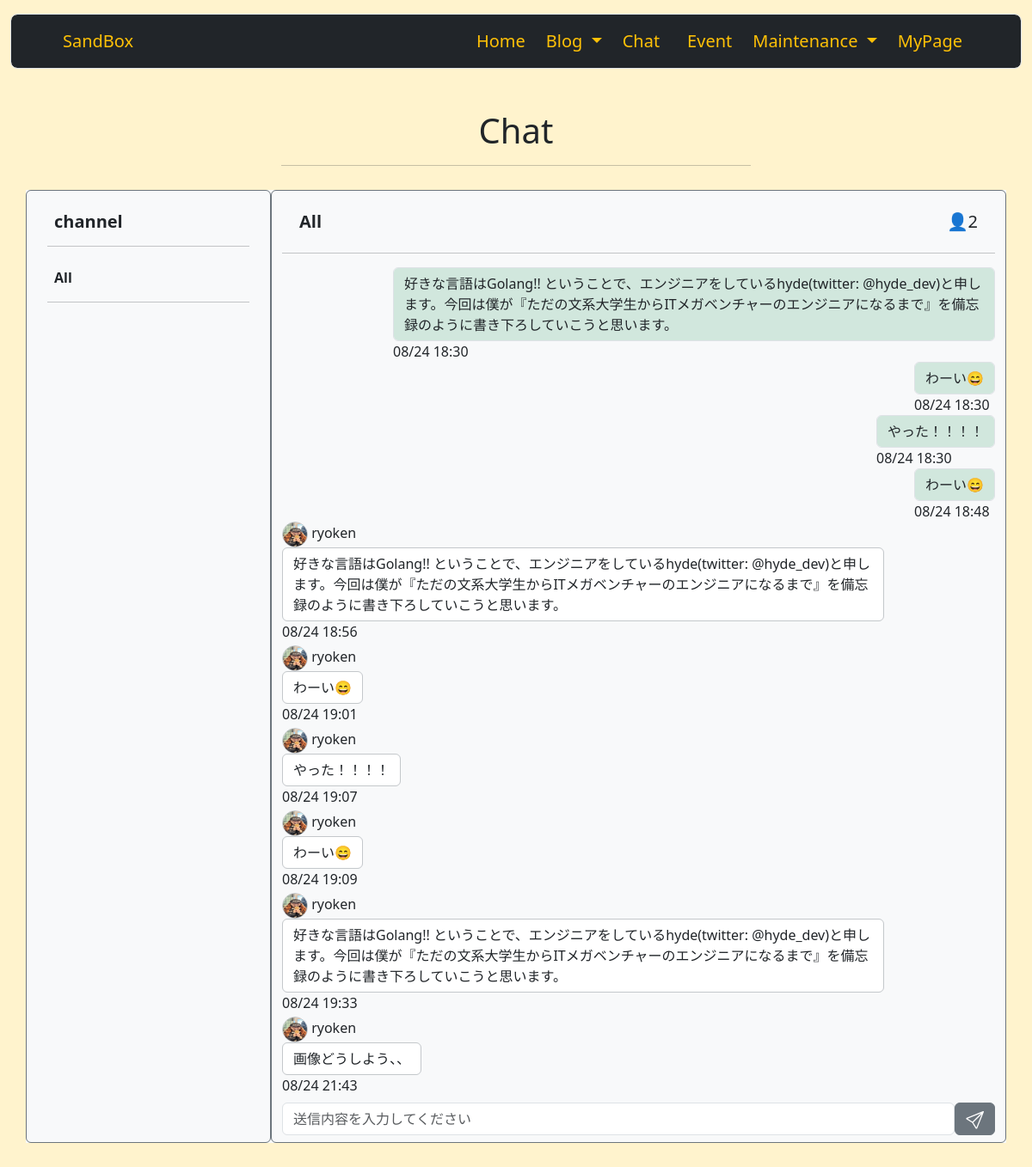
The page /1/chat_room (signed in) on the database its author committed.
### sandbox_system/models.py (models this page shows, shortened)
class ChatChannel(db.Model):
    __tablename__ = 'chat_channel'
    id = db.Column(db.Integer, primary_key=True)
    channelname = db.Column(db.String(32))

class ChatMessage(db.Model):
    __tablename__ = 'chat_message'
    id = db.Column(db.Integer, primary_key=True)
    channel_id = db.Column(db.Integer, db.ForeignKey('chat_channel.id'))
    user_id = db.Column(db.Integer, db.ForeignKey('users.id'))
    date = db.Column(db.DateTime, default=datetime.now(timezone('Asia/Tokyo')))
    message = db.Column(db.String())

class User(db.Model, UserMixin):
    __tablename__ = 'users'
    id = db.Column(db.Integer, primary_key=True)
    email = db.Column(db.String(64), unique=True, index=True)
    username = db.Column(db.String(64), unique=True, index=True)
    introduce = db.Column(db.Text)
    tech = db.Column(db.Text)
    job = db.Column(db.String(64))
    image = db.Column(db.String(140))
    password_hash = db.Column(db.String(128))
    administrator = db.Column(db.String(1))
    blog = db.relationship('Blog', backref = 'author', lazy = 'dynamic')
    blog_comment = db.relationship('BlogComment', backref='commenter', lazy='dynamic')
    chat_message = db.relationship('ChatMessage', backref='chat_user', lazy='dynamic')
    @property
    def password(self):
        raise AttributeError('password is not a readable attribute')
    def is_administrator(self):
        if self.administrator == '1':
            return 1
        else:
            return 0

### sandbox_system/chats/view.py (the view)
@chats.route('/<int:channel_id>/chat_room', methods=['GET', 'POST'])
@login_required
def chat_room(channel_id):
    users = User.query.order_by(User.id.asc()).all()
    number_of_users = len(users)
    chats = ChatMessage.query.all()
    channel_chats = ChatMessage.query.filter_by(channel_id=channel_id).order_by(ChatMessage.id.asc()).all()
    room_channel = ChatChannel.query.filter_by(id=channel_id).first()
    channels = ChatChannel.query.order_by(ChatChannel.id.asc()).all()
    return render_template('chat/chat_room.html', number_of_users=number_of_users, channel_chats=channel_chats, channels=channels, channel_id=channel_id, room_channel=room_channel, chats=chats)

### sandbox_system/__init__.py (called while the page is built)
@event.listens_for(Engine, "connect")
def set_sqlite_pragma(dbapi_connection, connection_record):
    cursor = dbapi_connection.cursor()
    cursor.execute("PRAGMA foreign_keys=ON")
    cursor.close()

### sandbox_system/models.py (called while the page is built)
@login_manager.user_loader
def load_user(user_id):
    return User.query.get(user_id)

### sandbox_system/templates/chat/chat_room.html (shortened to what this page needs)
{% extends 'base.html' %}
{% block content %}
        <div class="container pb-2">
            <div class="row my-1">
                <div class="col-md-6 m-auto text-center">
                    <h1 class="text-center">Chat</h1>
                    <hr>
                </div>
            </div>
        </div>
        <div class="container bg-light mb-5">
            <div class="row">
                <div class="col-3 border border-secondary rounded">
                    <div class="position-sticky" style="top: 5rem;">
                        <div class="container mt-4">
                            <h5 class="fw-bold ms-2">channel</h5>
                        </div>
                        <div class="container">
                            <hr>
                            {% for channel in channels %}
                            <ol class="list-unstyled pt-2">
                                <a href="{{ url_for('chats.chat_room', channel_id=channel.id) }}" class="text-decoration-none"><li>
                                    <p class="text-dark fw-bold ms-2">{{ channel.channelname }} <br></p>
                                </li></a>
                            </ol>
                            <hr>
                            {% endfor %}
                        </div>
                    </div>
                </div>
                <div class="col-9 border border-secondary rounded bg-light">
                    <div class="position-sticky bg-light mb-2" style="top: 4rem;">
                        <div class="container">
                            <div class="row row-cols-auto">
                                <div class="col">
                                    <h5 class="mt-4 ms-2 fw-bold">{{ room_channel.channelname }}</h5>
                                </div>
                                <div class="col ms-auto">
                                    <a href="{{ url_for('users.user_list') }}" class="text-decoration-none text-dark"><h5 class="position-end mt-4 me-2">👤{{ number_of_users }}</h5></a>
                                </div>
                            </div>
                        </div>
                    <hr>
                    </div>
                    {% for channel_chat in channel_chats %}
                    {% if current_user.id != channel_chat.user_id %}
                    <div>
                        <div class="d-flex justify-content-start">
                            <span><a href="{{ url_for('users.profile', user_id=channel_chat.user_id) }}" class="text-decoration-none text-dark"><img src="{{ url_for('static', filename='image/' + channel_chat.chat_user.image) }}" class="rounded-circle border border-secondary-subtle" style="width: 30px; height: 30px;" /> {{ channel_chat.chat_user.username }}</span></a>
                        </div>
                        <div class="d-flex justify-content-start mb-1">
                            <span><span class="form-control border-secondary-subtle w-auto" style="max-width: 700px;">{{ channel_chat.message }}</span>{{ channel_chat.date.strftime('%m/%d %H:%M') }}</span>
                        </div>
                    </div>
                    {% else %}
                    <div>
                        <div class="d-flex justify-content-end">
                            <span><span class="form-control bg-success-subtle w-auto" style="max-width: 700px;">{{ channel_chat.message }}</span>{{ channel_chat.date.strftime('%m/%d %H:%M') }}</span>
                        </div>
                    </div>
                    {% endif %}
                    {% endfor %}
                    <div class="sticky-bottom bg-light">
                        <form action="{{ url_for('chats.chat_message', channel_id=channel_id) }}" class="d-flex my-2" method="post">
                            <input type="text" name="chat_message" class="form-control" placeholder="送信内容を入力してください">
                            <button type="submit" class="btn btn-secondary"></button>
                        </form>
                    </div>
                </div>
            </div>
        </div>
{% endblock %}

### rows shown on the page
ChatChannel: channelname "All"
ChatMessage: message "好きな言語はGolang!! ということで、エンジニアをしているhyde(twitter: @hyde_dev)と申します。今回は僕が『ただの文系大学生からITメガベンチャーのエンジニアになるまで』を備忘録のように書き下ろしていこうと思います。", date "08/24 18:30"
ChatMessage: message "わーい😄", date "08/24 18:30"
ChatMessage: message "やった！！！！", date "08/24 18:30"
ChatMessage: message "わーい😄", date "08/24 18:48"
ChatMessage: image (picture), chat_user.username "ryoken", message "好きな言語はGolang!! ということで、エンジニアをしているhyde(twitter: @hyde_dev)と申します。今回は僕が『ただの文系大学生からITメガベンチャーのエンジニアになるまで』を備忘録のように書き下ろしていこうと思います。", date "08/24 18:56"
ChatMessage: image (picture), chat_user.username "ryoken", message "わーい😄", date "08/24 19:01"
ChatMessage: image (picture), chat_user.username "ryoken", message "やった！！！！", date "08/24 19:07"
ChatMessage: image (picture), chat_user.username "ryoken", message "わーい😄", date "08/24 19:09"
ChatMessage: image (picture), chat_user.username "ryoken", message "好きな言語はGolang!! ということで、エンジニアをしているhyde(twitter: @hyde_dev)と申します。今回は僕が『ただの文系大学生からITメガベンチャーのエンジニアになるまで』を備忘録のように書き下ろしていこうと思います。", date "08/24 19:33"
ChatMessage: image (picture), chat_user.username "ryoken", message "画像どうしよう、、", date "08/24 21:43"

### other values the page prints
{{ number_of_users }} "2"
